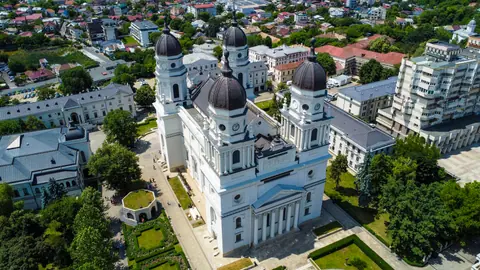
#> input picture photos/ansamblul-mitropolitan-iasi/01-t.webp, 480 x 270 px; its folder holds only this picture in this run
$ python ref_jpgs.py
#> lines starting #> are read from the running program, lines starting #| are printed output that depends on the picture
"""Make JPEG viewing copies (1400 px) + a contact sheet per project for modelling: work/ref/<id>/NN.jpg, work/ref/<id>/_sheet.jpg"""
import json, sys
from pathlib import Path
from PIL import Image, ImageDraw
root = Path('work/photos')
out = Path('work/ref')
for d in sorted(p for p in root.iterdir() if p.is_dir()):
    o = out / d.name
    o.mkdir(parents=True, exist_ok=True)
    ims = []
    for f in sorted(d.glob('*.webp')):
        im = Image.open(f).convert('RGB')
#> im is the input picture: PIL image 480x270 RGB; mean R, G, B 90.1, 101, 90.1
        im.thumbnail((1400, 1400))
        im.save(o / (f.stem + '.jpg'), quality=86)
        t = im.copy(); t.thumbnail((520, 390)); ims.append((f.stem, t))
    if ims:
        cols = 3
        rows = (len(ims) + cols - 1) // cols
#> rows = 1
        sheet = Image.new('RGB', (cols * 520, rows * 404), 'white')
#> sheet: PIL image 1560x404 RGB; every value is 255
        dr = ImageDraw.Draw(sheet)
        for i, (n, t) in enumerate(ims):
            x, y = (i % cols) * 520, (i // cols) * 404
            sheet.paste(t, (x + (520 - t.width) // 2, y))
            dr.text((x + 4, y + 390), n, fill='black')
#> this loop made 1 pass
#> (n, x, y) on pass 1: ('01-t', 0, 0)
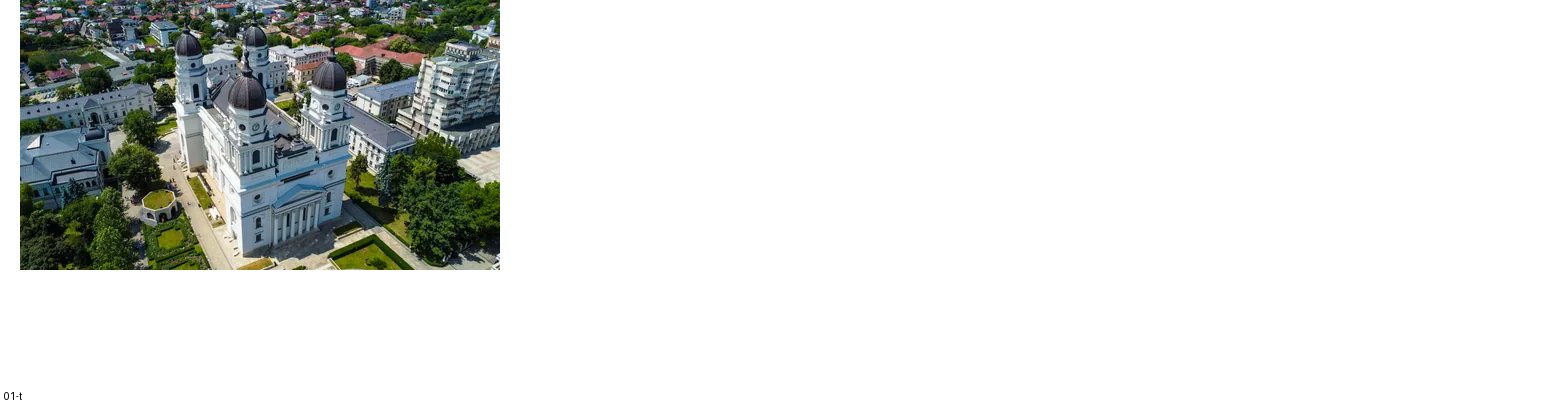
#> sheet: PIL image 1560x404 RGB; mean R, G, B 221.1, 223.3, 221.1
        sheet.save(o / '_sheet.jpg', quality=80)
    print(d.name, len(ims))
#| ansamblul-mitropolitan-iasi 1
#> pass 2 of the loop `for d in sorted(p for p in root.iterdir() if p.is_dir()):`:
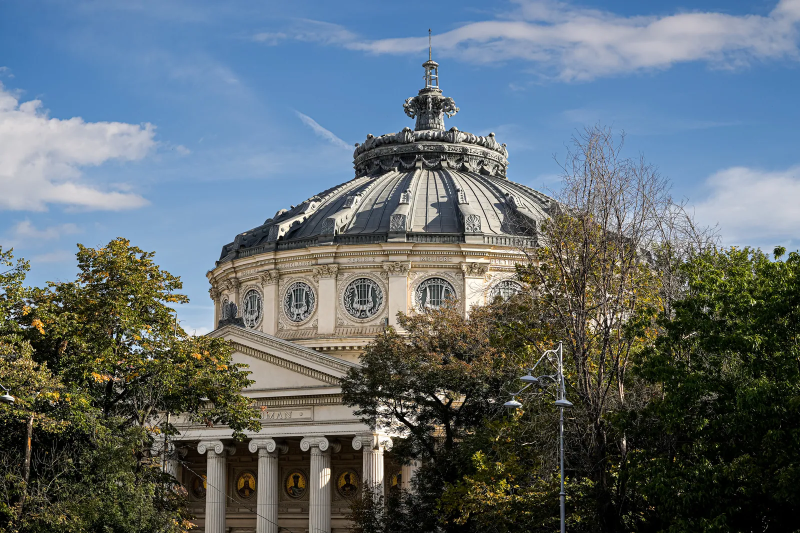
#> input picture photos/ateneul-roman/01.webp, 1600 x 1066 px (shown at 1/2 size)
#> im is the input picture: PIL image 1600x1066 RGB; mean R, G, B 95.7, 107.2, 113.3
#> im: PIL image 1400x933 RGB
#> `t.thumbnail((520, 390))`:
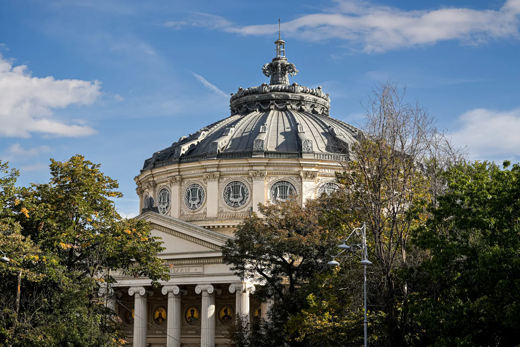
#> t: PIL image 520x347 RGB; mean R, G, B 95.7, 107.3, 113.4
#> the loop `for i, (n, t) in enumerate(ims):` made 1 pass
#> after the loop `for i, (n, t) in enumerate(ims):`:
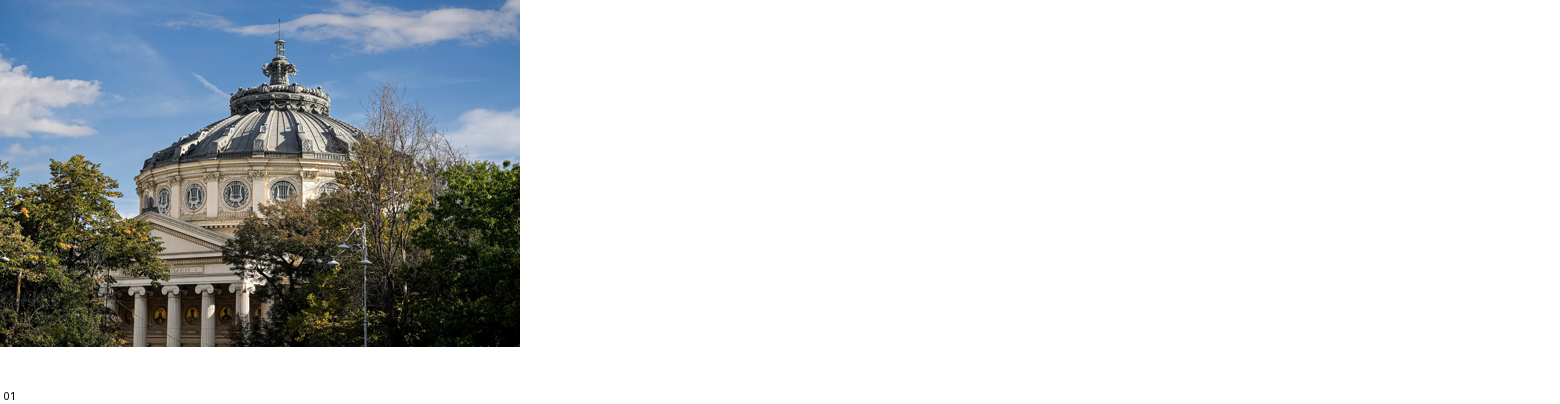
#> sheet: PIL image 1560x404 RGB; mean R, G, B 209.4, 212.7, 214.4
#| ateneul-roman 1
